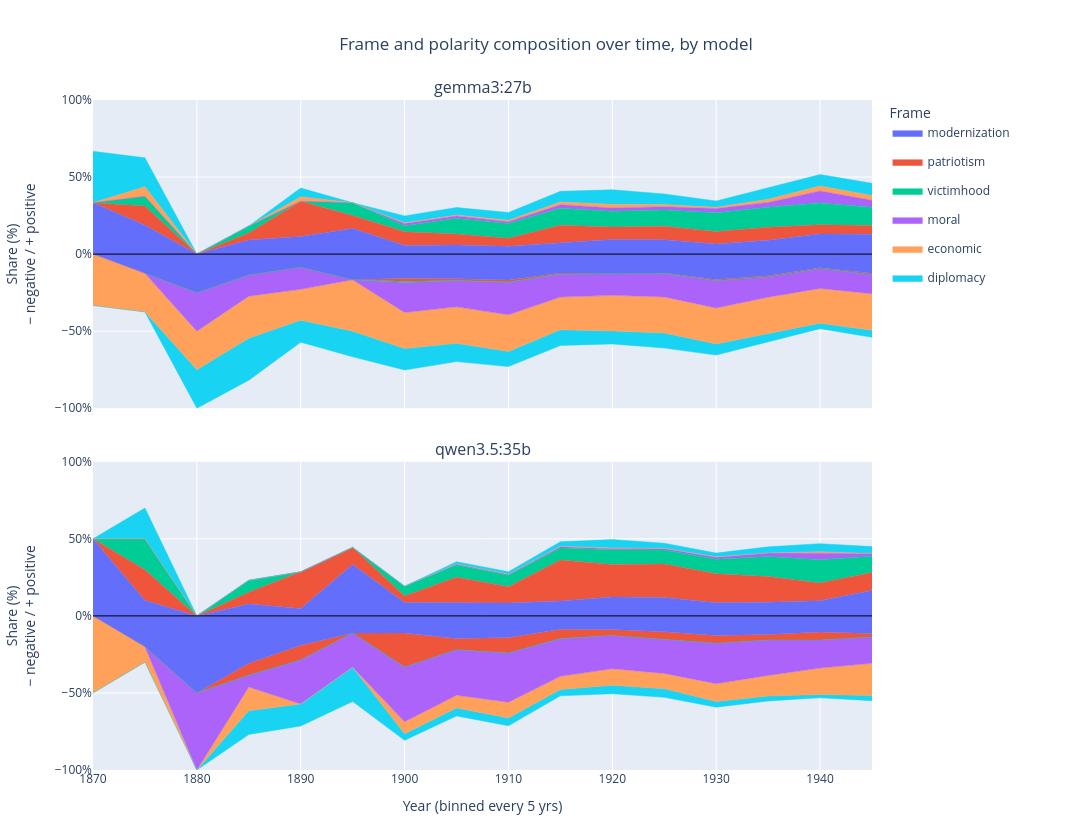

Notebook cell for this chart:
### Code cell
import numpy as np
import plotly.graph_objects as go
from plotly.subplots import make_subplots
import plotly.express as px


# ============================================================
# INTERACTIVE DIVERGING FRAME × POLARITY OVER TIME
# Positive above 0, negative below 0
# Values = share of ALL frame incidences in each year
# ============================================================

if has_time:

    n_models = len(MODEL_ORDER)

    # --------------------------------------------------------
    # Create subplots
    # --------------------------------------------------------

    fig = make_subplots(
        rows=n_models,
        cols=1,
        shared_xaxes=True,
        vertical_spacing=0.08,
        subplot_titles=[str(model) for model in MODEL_ORDER]
    )


    # --------------------------------------------------------
    # Consistent colors for frames
    # --------------------------------------------------------

    palette = px.colors.qualitative.Plotly

    frame_colors = {
        frame: palette[i % len(palette)]
        for i, frame in enumerate(FRAME_NAMES)
    }


    # --------------------------------------------------------
    # One row per model
    # --------------------------------------------------------

    for row, model in enumerate(MODEL_ORDER, start=1):

        sub = dated[
            dated["model"] == model
        ]


        # ====================================================
        # Positive counts
        # ====================================================

        positive = (
            sub[
                sub["polarity"] == "positive"
            ]
            .groupby(
                ["year_bin", "frame_name"],
                observed=True
            )
            .size()
            .unstack(fill_value=0)
            .reindex(
                index=year_bins,
                columns=FRAME_NAMES,
                fill_value=0
            )
        )


        # ====================================================
        # Negative counts
        # ====================================================

        negative = (
            sub[
                sub["polarity"] == "negative"
            ]
            .groupby(
                ["year_bin", "frame_name"],
                observed=True
            )
            .size()
            .unstack(fill_value=0)
            .reindex(
                index=year_bins,
                columns=FRAME_NAMES,
                fill_value=0
            )
        )


        # ====================================================
        # Total incidences per year
        # ====================================================

        total = (
            positive.sum(axis=1)
            + negative.sum(axis=1)
        )


        # ====================================================
        # Normalize as share of ALL incidences that year
        # ====================================================

        positive_pct = (
            positive
            .div(
                total.replace(0, np.nan),
                axis=0
            )
            .fillna(0)
            * 100
        )

        negative_pct = (
            negative
            .div(
                total.replace(0, np.nan),
                axis=0
            )
            .fillna(0)
            * 100
        )


        # ====================================================
        # POSITIVE — above zero
        # ====================================================

        for frame in FRAME_NAMES:

            fig.add_trace(
                go.Scatter(
                    x=positive_pct.index,
                    y=positive_pct[frame],

                    name=frame,

                    legendgroup=frame,

                    # positive stack
                    stackgroup=f"positive_{row}",

                    mode="lines",

                    line=dict(
                        width=0.5,
                        color=frame_colors[frame]
                    ),

                    fillcolor=frame_colors[frame],

                    # Show each frame only once in legend
                    showlegend=(row == 1),

                    hovertemplate=(
                        f"<b>{frame}</b><br>"
                        "Polarity: positive<br>"
                        "Year: %{x}<br>"
                        "Share: %{y:.1f}%"
                        "<extra></extra>"
                    ),
                ),
                row=row,
                col=1
            )


        # ====================================================
        # NEGATIVE — below zero
        # ====================================================

        for frame in FRAME_NAMES:

            fig.add_trace(
                go.Scatter(
                    x=negative_pct.index,

                    # important: negative values
                    y=-negative_pct[frame],

                    name=frame,

                    legendgroup=frame,

                    # separate negative stack
                    stackgroup=f"negative_{row}",

                    mode="lines",

                    line=dict(
                        width=0.5,
                        color=frame_colors[frame]
                    ),

                    fillcolor=frame_colors[frame],

                    # No duplicate legend entries
                    showlegend=False,

                    hovertemplate=(
                        f"<b>{frame}</b><br>"
                        "Polarity: negative<br>"
                        "Year: %{x}<br>"
                        "Share: %{customdata:.1f}%"
                        "<extra></extra>"
                    ),

                    # show positive percentage in tooltip
                    customdata=negative_pct[frame]
                ),
                row=row,
                col=1
            )


        # ====================================================
        # Zero line
        # ====================================================

        fig.add_hline(
            y=0,
            line_width=1,
            line_color="black",
            row=row,
            col=1
        )


        # ====================================================
        # Y-axis
        # ====================================================

        fig.update_yaxes(
            title_text=(
                "Share (%)<br>"
                "− negative / + positive"
            ),
            range=[-100, 100],
            ticksuffix="%",
            row=row,
            col=1
        )


    # ========================================================
    # X-axis
    # ========================================================

    fig.update_xaxes(
        title_text=(
            f"Year (binned every {TIME_BIN_YEARS} yrs)"
        ),
        row=n_models,
        col=1
    )


    # ========================================================
    # Overall layout
    # ========================================================

    fig.update_layout(

    title=dict(
        text=(
            "Frame and polarity composition over time, "
            "by model"
        ),
        x=0.5
    ),

    height=420 * n_models,
    width=1250,

    # Avoid duplicated positive/negative tooltip entries
    hovermode="closest",

    legend=dict(
        title="Frame",
        orientation="v",
        x=1.02,
        y=1
    ),

    margin=dict(
        l=90,
        r=220,
        t=100,
        b=70
    )
)


    # ========================================================
    # Display interactively
    # ========================================================

    fig.show()


    # ========================================================
    # Export standalone HTML
    # ========================================================

    fig.write_html(
        "frame_polarity_over_time_interactive.html",
        include_plotlyjs=True
    )

### Figure 1 — Plotly figure (JSON) as saved in the notebook; plotly's stock layout.template omitted (floating-point values rounded to 4 significant figures)
{"data": [{"fillcolor": "#636EFA", "hovertemplate": "<b>modernization</b><br>Polarity: positive<br>Year: %{x}<br>Share: %{y:.1f}%<extra></extra>", "legendgroup": "modernization", "line": {"color": "#636EFA", "width": 0.5}, "mode": "lines", "name": "modernization", "showlegend": true, "stackgroup": "positive_1", "type": "scatter", "x": [1870, 1875, 1880, 1885, 1890, 1895, 1900, 1905, 1910, 1915, 1920, 1925, 1930, 1935, 1940, 1945], "xaxis": "x", "y": [33.33, 18.75, 0, 9.091, 11.43, 16.67, 5.571, 5.922, 5.15, 7.397, 9.535, 9.389, 6.573, 9.003, 13.06, 12.93], "yaxis": "y"}, {"fillcolor": "#EF553B", "hovertemplate": "<b>patriotism</b><br>Polarity: positive<br>Year: %{x}<br>Share: %{y:.1f}%<extra></extra>", "legendgroup": "patriotism", "line": {"color": "#EF553B", "width": 0.5}, "mode": "lines", "name": "patriotism", "showlegend": true, "stackgroup": "positive_1", "type": "scatter", "x": [1870, 1875, 1880, 1885, 1890, 1895, 1900, 1905, 1910, 1915, 1920, 1925, 1930, 1935, 1940, 1945], "xaxis": "x", "y": [0, 12.5, 0, 4.545, 22.86, 8.333, 8.914, 7.08, 5.15, 11.38, 8.017, 8.698, 8.04, 8.449, 5.935, 5.603], "yaxis": "y"}, {"fillcolor": "#00CC96", "hovertemplate": "<b>victimhood</b><br>Polarity: positive<br>Year: %{x}<br>Share: %{y:.1f}%<extra></extra>", "legendgroup": "victimhood", "line": {"color": "#00CC96", "width": 0.5}, "mode": "lines", "name": "victimhood", "showlegend": true, "stackgroup": "positive_1", "type": "scatter", "x": [1870, 1875, 1880, 1885, 1890, 1895, 1900, 1905, 1910, 1915, 1920, 1925, 1930, 1935, 1940, 1945], "xaxis": "x", "y": [0, 6.25, 0, 4.545, 0, 8.333, 3.9, 10.07, 9.531, 10.91, 10.29, 10.54, 12.15, 13.02, 14.24, 11.93], "yaxis": "y"}, {"fillcolor": "#AB63FA", "hovertemplate": "<b>moral</b><br>Polarity: positive<br>Year: %{x}<br>Share: %{y:.1f}%<extra></extra>", "legendgroup": "moral", "line": {"color": "#AB63FA", "width": 0.5}, "mode": "lines", "name": "moral", "showlegend": true, "stackgroup": "positive_1", "type": "scatter", "x": [1870, 1875, 1880, 1885, 1890, 1895, 1900, 1905, 1910, 1915, 1920, 1925, 1930, 1935, 1940, 1945], "xaxis": "x", "y": [0, 0, 0, 0, 0, 0, 1.393, 1.702, 1.153, 2.341, 2.126, 2.074, 2.758, 3.047, 7.715, 4.454], "yaxis": "y"}, {"fillcolor": "#FFA15A", "hovertemplate": "<b>economic</b><br>Polarity: positive<br>Year: %{x}<br>Share: %{y:.1f}%<extra></extra>", "legendgroup": "economic", "line": {"color": "#FFA15A", "width": 0.5}, "mode": "lines", "name": "economic", "showlegend": true, "stackgroup": "positive_1", "type": "scatter", "x": [1870, 1875, 1880, 1885, 1890, 1895, 1900, 1905, 1910, 1915, 1920, 1925, 1930, 1935, 1940, 1945], "xaxis": "x", "y": [0, 6.25, 0, 0, 2.857, 0, 0.5571, 0.5446, 0.9992, 1.779, 2.338, 1.498, 0.8803, 2.078, 3.264, 3.161], "yaxis": "y"}, {"fillcolor": "#19D3F3", "hovertemplate": "<b>diplomacy</b><br>Polarity: positive<br>Year: %{x}<br>Share: %{y:.1f}%<extra></extra>", "legendgroup": "diplomacy", "line": {"color": "#19D3F3", "width": 0.5}, "mode": "lines", "name": "diplomacy", "showlegend": true, "stackgroup": "positive_1", "type": "scatter", "x": [1870, 1875, 1880, 1885, 1890, 1895, 1900, 1905, 1910, 1915, 1920, 1925, 1930, 1935, 1940, 1945], "xaxis": "x", "y": [33.33, 18.75, 0, 0, 5.714, 0, 4.457, 4.901, 4.996, 6.929, 9.414, 6.855, 4.049, 7.618, 7.418, 7.902], "yaxis": "y"}, {"customdata": [0, 12.5, 25, 13.64, 8.571, 16.67, 15.6, 16.0, 16.76, 12.27, 12.66, 12.21, 16.43, 14.13, 8.902, 12.5], "fillcolor": "#636EFA", "hovertemplate": "<b>modernization</b><br>Polarity: negative<br>Year: %{x}<br>Share: %{customdata:.1f}%<extra></extra>", "legendgroup": "modernization", "line": {"color": "#636EFA", "width": 0.5}, "mode": "lines", "name": "modernization", "showlegend": false, "stackgroup": "negative_1", "type": "scatter", "x": [1870, 1875, 1880, 1885, 1890, 1895, 1900, 1905, 1910, 1915, 1920, 1925, 1930, 1935, 1940, 1945], "xaxis": "x", "y": [0, -12.5, -25, -13.64, -8.571, -16.67, -15.6, -16.0, -16.76, -12.27, -12.66, -12.21, -16.43, -14.13, -8.902, -12.5], "yaxis": "y"}, {"customdata": [0, 0, 0, 0, 0, 0, 1.95, 1.157, 1.384, 0.7022, 0.334, 0.2304, 0.8803, 0.6925, 0.5935, 0.7184], "fillcolor": "#EF553B", "hovertemplate": "<b>patriotism</b><br>Polarity: negative<br>Year: %{x}<br>Share: %{customdata:.1f}%<extra></extra>", "legendgroup": "patriotism", "line": {"color": "#EF553B", "width": 0.5}, "mode": "lines", "name": "patriotism", "showlegend": false, "stackgroup": "negative_1", "type": "scatter", "x": [1870, 1875, 1880, 1885, 1890, 1895, 1900, 1905, 1910, 1915, 1920, 1925, 1930, 1935, 1940, 1945], "xaxis": "x", "y": [0, 0, 0, 0, 0, 0, -1.95, -1.157, -1.384, -0.7022, -0.334, -0.2304, -0.8803, -0.6925, -0.5935, -0.7184], "yaxis": "y"}, {"customdata": [0, 0, 0, 0, 0, 0, 0.8357, 0.2042, 0.1537, 0.04682, 0, 0.1152, 0.05869, 0, 0, 0], "fillcolor": "#00CC96", "hovertemplate": "<b>victimhood</b><br>Polarity: negative<br>Year: %{x}<br>Share: %{customdata:.1f}%<extra></extra>", "legendgroup": "victimhood", "line": {"color": "#00CC96", "width": 0.5}, "mode": "lines", "name": "victimhood", "showlegend": false, "stackgroup": "negative_1", "type": "scatter", "x": [1870, 1875, 1880, 1885, 1890, 1895, 1900, 1905, 1910, 1915, 1920, 1925, 1930, 1935, 1940, 1945], "xaxis": "x", "y": [0, 0, 0, 0, 0, 0, -0.8357, -0.2042, -0.1537, -0.04682, 0, -0.1152, -0.05869, 0, 0, 0], "yaxis": "y"}, {"customdata": [0, 0, 25, 13.64, 14.29, 0, 19.5, 16.88, 21.06, 14.89, 13.76, 15.21, 17.61, 13.16, 12.76, 12.5], "fillcolor": "#AB63FA", "hovertemplate": "<b>moral</b><br>Polarity: negative<br>Year: %{x}<br>Share: %{customdata:.1f}%<extra></extra>", "legendgroup": "moral", "line": {"color": "#AB63FA", "width": 0.5}, "mode": "lines", "name": "moral", "showlegend": false, "stackgroup": "negative_1", "type": "scatter", "x": [1870, 1875, 1880, 1885, 1890, 1895, 1900, 1905, 1910, 1915, 1920, 1925, 1930, 1935, 1940, 1945], "xaxis": "x", "y": [0, 0, -25, -13.64, -14.29, 0, -19.5, -16.88, -21.06, -14.89, -13.76, -15.21, -17.61, -13.16, -12.76, -12.5], "yaxis": "y"}, {"customdata": [33.33, 25, 25, 27.27, 20, 33.33, 23.4, 23.69, 23.83, 21.21, 23.11, 23.39, 23.3, 23.41, 22.55, 23.71], "fillcolor": "#FFA15A", "hovertemplate": "<b>economic</b><br>Polarity: negative<br>Year: %{x}<br>Share: %{customdata:.1f}%<extra></extra>", "legendgroup": "economic", "line": {"color": "#FFA15A", "width": 0.5}, "mode": "lines", "name": "economic", "showlegend": false, "stackgroup": "negative_1", "type": "scatter", "x": [1870, 1875, 1880, 1885, 1890, 1895, 1900, 1905, 1910, 1915, 1920, 1925, 1930, 1935, 1940, 1945], "xaxis": "x", "y": [-33.33, -25, -25, -27.27, -20, -33.33, -23.4, -23.69, -23.83, -21.21, -23.11, -23.39, -23.3, -23.41, -22.55, -23.71], "yaxis": "y"}, {"customdata": [0, 0, 25, 27.27, 14.29, 16.67, 13.93, 11.84, 9.839, 10.16, 8.412, 9.793, 7.277, 5.402, 3.561, 4.598], "fillcolor": "#19D3F3", "hovertemplate": "<b>diplomacy</b><br>Polarity: negative<br>Year: %{x}<br>Share: %{customdata:.1f}%<extra></extra>", "legendgroup": "diplomacy", "line": {"color": "#19D3F3", "width": 0.5}, "mode": "lines", "name": "diplomacy", "showlegend": false, "stackgroup": "negative_1", "type": "scatter", "x": [1870, 1875, 1880, 1885, 1890, 1895, 1900, 1905, 1910, 1915, 1920, 1925, 1930, 1935, 1940, 1945], "xaxis": "x", "y": [0, 0, -25, -27.27, -14.29, -16.67, -13.93, -11.84, -9.839, -10.16, -8.412, -9.793, -7.277, -5.402, -3.561, -4.598], "yaxis": "y"}, {"fillcolor": "#636EFA", "hovertemplate": "<b>modernization</b><br>Polarity: positive<br>Year: %{x}<br>Share: %{y:.1f}%<extra></extra>", "legendgroup": "modernization", "line": {"color": "#636EFA", "width": 0.5}, "mode": "lines", "name": "modernization", "showlegend": false, "stackgroup": "positive_2", "type": "scatter", "x": [1870, 1875, 1880, 1885, 1890, 1895, 1900, 1905, 1910, 1915, 1920, 1925, 1930, 1935, 1940, 1945], "xaxis": "x2", "y": [50, 10, 0, 7.692, 4.762, 33.33, 8.654, 8.409, 8.439, 9.725, 12.34, 11.97, 8.599, 8.911, 9.896, 16.54], "yaxis": "y2"}, {"fillcolor": "#EF553B", "hovertemplate": "<b>patriotism</b><br>Polarity: positive<br>Year: %{x}<br>Share: %{y:.1f}%<extra></extra>", "legendgroup": "patriotism", "line": {"color": "#EF553B", "width": 0.5}, "mode": "lines", "name": "patriotism", "showlegend": false, "stackgroup": "positive_2", "type": "scatter", "x": [1870, 1875, 1880, 1885, 1890, 1895, 1900, 1905, 1910, 1915, 1920, 1925, 1930, 1935, 1940, 1945], "xaxis": "x2", "y": [0, 20, 0, 7.692, 23.81, 11.11, 4.327, 16.7, 10.55, 26.59, 21.08, 21.7, 18.68, 16.58, 11.46, 11.63], "yaxis": "y2"}, {"fillcolor": "#00CC96", "hovertemplate": "<b>victimhood</b><br>Polarity: positive<br>Year: %{x}<br>Share: %{y:.1f}%<extra></extra>", "legendgroup": "victimhood", "line": {"color": "#00CC96", "width": 0.5}, "mode": "lines", "name": "victimhood", "showlegend": false, "stackgroup": "positive_2", "type": "scatter", "x": [1870, 1875, 1880, 1885, 1890, 1895, 1900, 1905, 1910, 1915, 1920, 1925, 1930, 1935, 1940, 1945], "xaxis": "x2", "y": [0, 20, 0, 7.692, 0, 0, 6.25, 7.841, 7.454, 7.745, 9.467, 9.128, 9.448, 13.12, 15.1, 10.59], "yaxis": "y2"}, {"fillcolor": "#AB63FA", "hovertemplate": "<b>moral</b><br>Polarity: positive<br>Year: %{x}<br>Share: %{y:.1f}%<extra></extra>", "legendgroup": "moral", "line": {"color": "#AB63FA", "width": 0.5}, "mode": "lines", "name": "moral", "showlegend": false, "stackgroup": "positive_2", "type": "scatter", "x": [1870, 1875, 1880, 1885, 1890, 1895, 1900, 1905, 1910, 1915, 1920, 1925, 1930, 1935, 1940, 1945], "xaxis": "x2", "y": [0, 0, 0, 0, 0, 0, 0, 0.7955, 0.4219, 0.8606, 0.7322, 1.014, 1.274, 2.228, 4.167, 1.809], "yaxis": "y2"}, {"fillcolor": "#FFA15A", "hovertemplate": "<b>economic</b><br>Polarity: positive<br>Year: %{x}<br>Share: %{y:.1f}%<extra></extra>", "legendgroup": "economic", "line": {"color": "#FFA15A", "width": 0.5}, "mode": "lines", "name": "economic", "showlegend": false, "stackgroup": "positive_2", "type": "scatter", "x": [1870, 1875, 1880, 1885, 1890, 1895, 1900, 1905, 1910, 1915, 1920, 1925, 1930, 1935, 1940, 1945], "xaxis": "x2", "y": [0, 0, 0, 0, 0, 0, 0, 0, 0.1406, 0.2582, 0.523, 0.1014, 0.3185, 0, 1.042, 0], "yaxis": "y2"}, {"fillcolor": "#19D3F3", "hovertemplate": "<b>diplomacy</b><br>Polarity: positive<br>Year: %{x}<br>Share: %{y:.1f}%<extra></extra>", "legendgroup": "diplomacy", "line": {"color": "#19D3F3", "width": 0.5}, "mode": "lines", "name": "diplomacy", "showlegend": false, "stackgroup": "positive_2", "type": "scatter", "x": [1870, 1875, 1880, 1885, 1890, 1895, 1900, 1905, 1910, 1915, 1920, 1925, 1930, 1935, 1940, 1945], "xaxis": "x2", "y": [0, 20, 0, 0, 0, 0, 0, 1.364, 1.688, 2.926, 5.387, 3.245, 2.442, 3.96, 5.208, 4.393], "yaxis": "y2"}, {"customdata": [0, 20, 50, 30.77, 19.05, 11.11, 11.06, 14.66, 14.06, 8.692, 8.891, 10.24, 12.74, 12.13, 10.42, 11.37], "fillcolor": "#636EFA", "hovertemplate": "<b>modernization</b><br>Polarity: negative<br>Year: %{x}<br>Share: %{customdata:.1f}%<extra></extra>", "legendgroup": "modernization", "line": {"color": "#636EFA", "width": 0.5}, "mode": "lines", "name": "modernization", "showlegend": false, "stackgroup": "negative_2", "type": "scatter", "x": [1870, 1875, 1880, 1885, 1890, 1895, 1900, 1905, 1910, 1915, 1920, 1925, 1930, 1935, 1940, 1945], "xaxis": "x2", "y": [0, -20, -50, -30.77, -19.05, -11.11, -11.06, -14.66, -14.06, -8.692, -8.891, -10.24, -12.74, -12.13, -10.42, -11.37], "yaxis": "y2"}, {"customdata": [0, 0, 0, 7.692, 9.524, 0, 22.12, 7.273, 9.986, 6.024, 3.818, 4.97, 4.989, 3.465, 5.208, 2.326], "fillcolor": "#EF553B", "hovertemplate": "<b>patriotism</b><br>Polarity: negative<br>Year: %{x}<br>Share: %{customdata:.1f}%<extra></extra>", "legendgroup": "patriotism", "line": {"color": "#EF553B", "width": 0.5}, "mode": "lines", "name": "patriotism", "showlegend": false, "stackgroup": "negative_2", "type": "scatter", "x": [1870, 1875, 1880, 1885, 1890, 1895, 1900, 1905, 1910, 1915, 1920, 1925, 1930, 1935, 1940, 1945], "xaxis": "x2", "y": [0, 0, 0, -7.692, -9.524, 0, -22.12, -7.273, -9.986, -6.024, -3.818, -4.97, -4.989, -3.465, -5.208, -2.326], "yaxis": "y2"}, {"customdata": [0, 0, 0, 0, 0, 0, 0, 0, 0, 0.08606, 0, 0, 0, 0, 0, 0], "fillcolor": "#00CC96", "hovertemplate": "<b>victimhood</b><br>Polarity: negative<br>Year: %{x}<br>Share: %{customdata:.1f}%<extra></extra>", "legendgroup": "victimhood", "line": {"color": "#00CC96", "width": 0.5}, "mode": "lines", "name": "victimhood", "showlegend": false, "stackgroup": "negative_2", "type": "scatter", "x": [1870, 1875, 1880, 1885, 1890, 1895, 1900, 1905, 1910, 1915, 1920, 1925, 1930, 1935, 1940, 1945], "xaxis": "x2", "y": [0, 0, 0, 0, 0, 0, 0, 0, 0, -0.08606, 0, 0, 0, 0, 0, 0], "yaxis": "y2"}, {"customdata": [0, 0, 50, 7.692, 28.57, 22.22, 35.58, 29.55, 31.93, 24.44, 21.55, 22.11, 26.22, 23.02, 18.23, 17.05], "fillcolor": "#AB63FA", "hovertemplate": "<b>moral</b><br>Polarity: negative<br>Year: %{x}<br>Share: %{customdata:.1f}%<extra></extra>", "legendgroup": "moral", "line": {"color": "#AB63FA", "width": 0.5}, "mode": "lines", "name": "moral", "showlegend": false, "stackgroup": "negative_2", "type": "scatter", "x": [1870, 1875, 1880, 1885, 1890, 1895, 1900, 1905, 1910, 1915, 1920, 1925, 1930, 1935, 1940, 1945], "xaxis": "x2", "y": [0, 0, -50, -7.692, -28.57, -22.22, -35.58, -29.55, -31.93, -24.44, -21.55, -22.11, -26.22, -23.02, -18.23, -17.05], "yaxis": "y2"}, {"customdata": [50, 10, 0, 15.38, 0, 0, 7.692, 8.295, 10.27, 8.52, 10.72, 9.939, 11.68, 13.37, 17.19, 20.93], "fillcolor": "#FFA15A", "hovertemplate": "<b>economic</b><br>Polarity: negative<br>Year: %{x}<br>Share: %{customdata:.1f}%<extra></extra>", "legendgroup": "economic", "line": {"color": "#FFA15A", "width": 0.5}, "mode": "lines", "name": "economic", "showlegend": false, "stackgroup": "negative_2", "type": "scatter", "x": [1870, 1875, 1880, 1885, 1890, 1895, 1900, 1905, 1910, 1915, 1920, 1925, 1930, 1935, 1940, 1945], "xaxis": "x2", "y": [-50, -10, 0, -15.38, 0, 0, -7.692, -8.295, -10.27, -8.52, -10.72, -9.939, -11.68, -13.37, -17.19, -20.93], "yaxis": "y2"}, {"customdata": [0, 0, 0, 15.38, 14.29, 22.22, 4.327, 5.114, 5.063, 4.131, 5.492, 5.578, 3.609, 3.218, 2.083, 3.359], "fillcolor": "#19D3F3", "hovertemplate": "<b>diplomacy</b><br>Polarity: negative<br>Year: %{x}<br>Share: %{customdata:.1f}%<extra></extra>", "legendgroup": "diplomacy", "line": {"color": "#19D3F3", "width": 0.5}, "mode": "lines", "name": "diplomacy", "showlegend": false, "stackgroup": "negative_2", "type": "scatter", "x": [1870, 1875, 1880, 1885, 1890, 1895, 1900, 1905, 1910, 1915, 1920, 1925, 1930, 1935, 1940, 1945], "xaxis": "x2", "y": [0, 0, 0, -15.38, -14.29, -22.22, -4.327, -5.114, -5.063, -4.131, -5.492, -5.578, -3.609, -3.218, -2.083, -3.359], "yaxis": "y2"}], "layout": {"annotations": [{"font": {"size": 16}, "showarrow": false, "text": "gemma3:27b", "x": 0.5, "xanchor": "center", "xref": "paper", "y": 1, "yanchor": "bottom", "yref": "paper"}, {"font": {"size": 16}, "showarrow": false, "text": "qwen3.5:35b", "x": 0.5, "xanchor": "center", "xref": "paper", "y": 0.46, "yanchor": "bottom", "yref": "paper"}], "height": 840, "hovermode": "closest", "legend": {"orientation": "v", "title": {"text": "Frame"}, "x": 1.02, "y": 1}, "margin": {"b": 70, "l": 90, "r": 220, "t": 100}, "shapes": [{"line": {"color": "black", "width": 1}, "type": "line", "x0": 0, "x1": 1, "xref": "x domain", "y0": 0, "y1": 0, "yref": "y"}, {"line": {"color": "black", "width": 1}, "type": "line", "x0": 0, "x1": 1, "xref": "x2 domain", "y0": 0, "y1": 0, "yref": "y2"}], "title": {"text": "Frame and polarity composition over time, by model", "x": 0.5}, "width": 1250, "xaxis": {"anchor": "y", "domain": [0, 1], "matches": "x2", "showticklabels": false}, "xaxis2": {"anchor": "y2", "domain": [0, 1], "title": {"text": "Year (binned every 5 yrs)"}}, "yaxis": {"anchor": "x", "domain": [0.54, 1], "range": [-100, 100], "ticksuffix": "%", "title": {"text": "Share (%)<br>− negative / + positive"}}, "yaxis2": {"anchor": "x2", "domain": [0, 0.46], "range": [-100, 100], "ticksuffix": "%", "title": {"text": "Share (%)<br>− negative / + positive"}}}}
